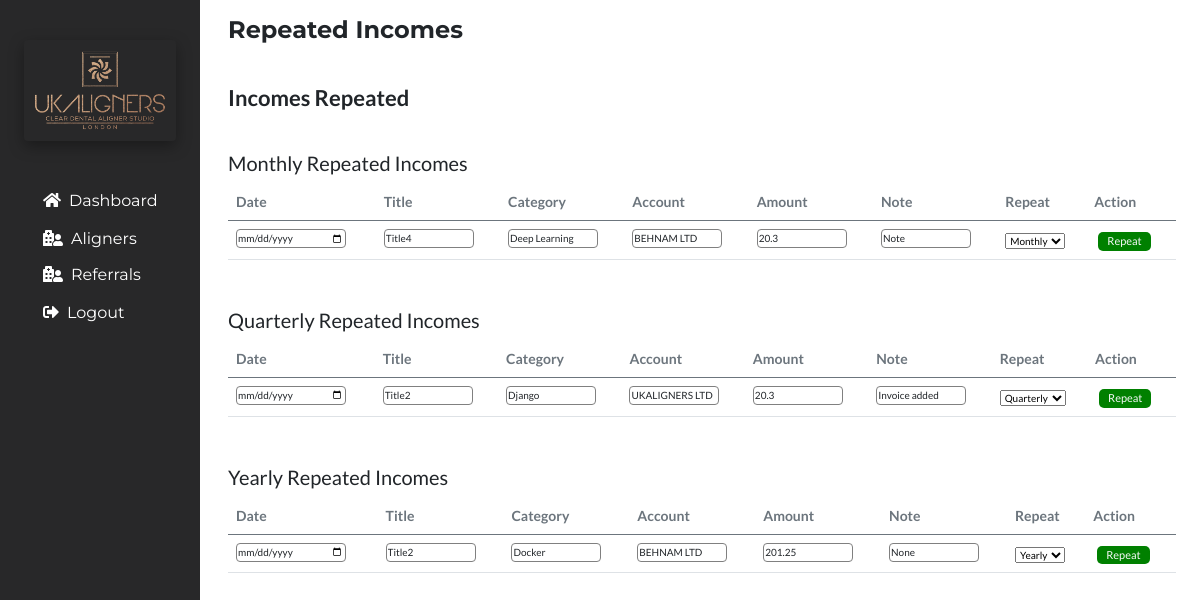
Page /incomeandexpenserepeat on the earlier database version.
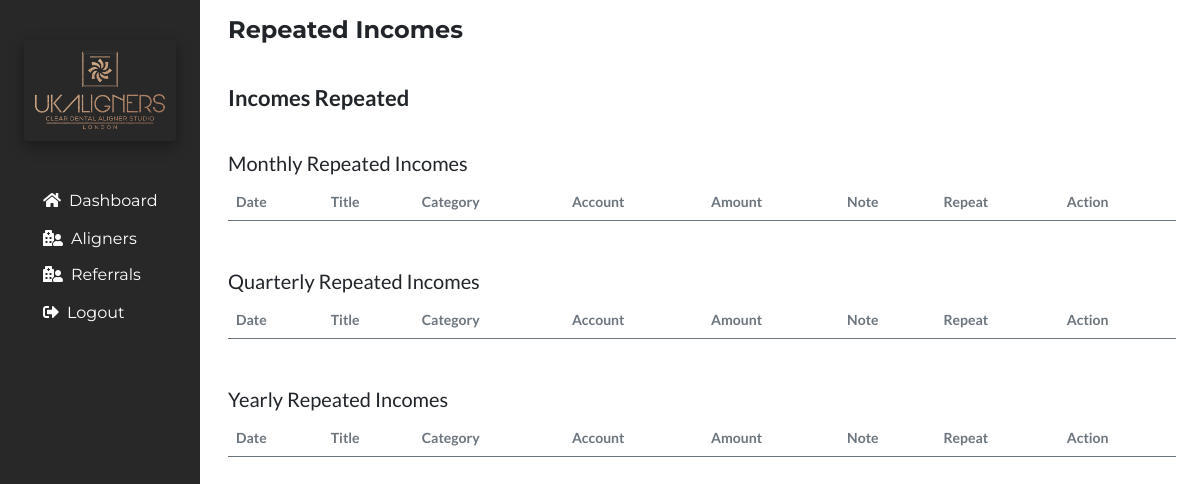
Same page on the later database version.
### portfolioApp/models.py (models this page shows, shortened)
class Income(models.Model):
    Date=models.DateField()
    Title=models.CharField(max_length=50)
    Category=models.CharField(max_length=50)
    Account=models.CharField(max_length=50)
    Amount=models.FloatField()
    Status=models.CharField(max_length=20,null=True)
    Note=models.TextField()
    Repeat=models.CharField(max_length=20,null=True)
    RepeatStatus=models.CharField(max_length=20,null=True,default="On")

### portfolioApp/views.py (the view, shortened to what this page needs)
# urls.py: path('incomeandexpenserepeat', views.incomeandexpenserepeat, name='incomeandexpenserepeat'),
def incomeandexpenserepeat(request):
    incomem=Income.objects.filter(RepeatStatus="On",Repeat="Monthly").exclude(Repeat="No Repeat").order_by('-Date','-Repeat')
    incomeq=Income.objects.filter(RepeatStatus="On",Repeat="Quarterly").exclude(Repeat="No Repeat").order_by('-Date','-Repeat')
    incomey=Income.objects.filter(RepeatStatus="On",Repeat="Yearly").exclude(Repeat="No Repeat").order_by('-Date','-Repeat')
    date=datetime.now().strftime("%Y-%m-%d")
    title=IncomeExpenseTitle.objects.all().order_by('Title')
    category=IncomeExpenseCategory.objects.all().order_by('Category')
    context={
        'payment':'active',
        'date':date,
        'incomem':incomem,
        'incomeq':incomeq,
        'incomey':incomey,
        'title':title,
        'category':category,
    }
    return render(request,'incomeandexpenserepeat.html',context)

### portfolioApp/templates/incomeandexpenserepeat.html (shortened to what the changed rows need)
{% extends 'base.html' %}
{% load static %}
{% block body %}
<section class="px-4">
<div class="">
<div class="col-sm-12 px-0 pb-3 my-3 table-responsive"style="font-size:14px;">
    <table class="table ">
        <thead class="text-secondary">
            <tr>
                <th scope="col">Date</th>
                <th scope="col">Title</th>
                <th scope="col">Category</th>
                <th scope="col">Account</th>
                <th scope="col">Amount</th>
                <th scope="col">Note</th>
                <th scope="col">Repeat</th>
                <th scope="col">Action</th>
            </tr>
        </thead>
        <tbody>
            {% for incomem in incomem %}
            <tr>
                <form action="" method="POST">
<td style="font-size:10px;">
    <input type="date" class="form-control" style="background:white;padding:1px;font-size:10px;width:110px;border:1px solid grey;" required="required" name="Date" value="{{incomem.Date}}">
</td>
<td>
    <input type="text" class="form-control" style="background:white;padding:1px;font-size:10px;width:90px;border:1px solid grey;" required="required" name="Title" value="{{incomem.Title}}">
</td>
<td>
    <input type="text" class="form-control" style="background:white;padding:1px;font-size:10px;width:90px;border:1px solid grey;" required="required" name="Category" value="{{incomem.Category}}">
</td>
<td>
    <input type="text" class="form-control" style="background:white;padding:1px;font-size:10px;width:90px;border:1px solid grey;" required="required" name="Account" value="{{incomem.Account}}">
</td>
<td>
    <input type="number" class="form-control" style="background:white;padding:1px;font-size:10px;width:90px;border:1px solid grey;" required="required" name="Amount" value="{{incomem.Amount}}">
</td>
<td>
    <input type="text" class="form-control" style="background:white;padding:1px;font-size:10px;width:90px;border:1px solid grey;" required="required" name="Note" value="{{incomem.Note}}">
</td>
<td>
    <select name="Repeat" style="font-size:10px;">
        <option value="{{incomem.Repeat}}" selected>{{incomem.Repeat}}</option>
    </select>
</td>
<td>
    <input type="submit" class="btn px-2 mx-1 py-0 text-light" value="Repeat" style="background:green;font-size:11px;" name="Repeat">
</td>
</form>
</tr>
{% endfor %}
</tbody>
</table>
</div>
<div class="col-sm-12 px-0 pb-3 my-3 table-responsive"style="font-size:14px;">
    <table class="table ">
        <thead class="text-secondary">
            <tr>
                <th scope="col">Date</th>
                <th scope="col">Title</th>
                <th scope="col">Category</th>
                <th scope="col">Account</th>
                <th scope="col">Amount</th>
                <th scope="col">Note</th>
                <th scope="col">Repeat</th>
                <th scope="col">Action</th>
            </tr>
        </thead>
        <tbody>
            {% for incomeq in incomeq %}
                  <tr>
                <form action="" method="POST">
<td style="font-size:10px;">
    <input type="date" class="form-control" style="background:white;padding:1px;font-size:10px;width:110px;border:1px solid grey;" required="required" name="Date" value="{{incomeq.Date}}">
</td>
<td>
    <input type="text" class="form-control" style="background:white;padding:1px;font-size:10px;width:90px;border:1px solid grey;" required="required" name="Title" value="{{incomeq.Title}}">
</td>
<td>
    <input type="text" class="form-control" style="background:white;padding:1px;font-size:10px;width:90px;border:1px solid grey;" required="required" name="Category" value="{{incomeq.Category}}">
</td>
<td>
    <input type="text" class="form-control" style="background:white;padding:1px;font-size:10px;width:90px;border:1px solid grey;" required="required" name="Account" value="{{incomeq.Account}}">
</td>
<td>
    <input type="number" class="form-control" style="background:white;padding:1px;font-size:10px;width:90px;border:1px solid grey;" required="required" name="Amount" value="{{incomeq.Amount}}">
</td>
<td>
    <input type="text" class="form-control" style="background:white;padding:1px;font-size:10px;width:90px;border:1px solid grey;" required="required" name="Note" value="{{incomeq.Note}}">
</td>
<td>
    <select name="Repeat" style="font-size:10px;">
        <option value="{{incomeq.Repeat}}" selected>{{incomeq.Repeat}}</option>
    </select>
</td>
<td>
    <input type="submit" class="btn px-2 mx-1 py-0 text-light" value="Repeat" style="background:green;font-size:11px;" name="Repeat">
</td>
</form>
</tr>
{% endfor %}
</tbody>
</table>
</div>
<div class="col-sm-12 px-0 pb-3 my-3 table-responsive"style="font-size:14px;">
    <table class="table ">
        <thead class="text-secondary">
            <tr>
                <th scope="col">Date</th>
                <th scope="col">Title</th>
                <th scope="col">Category</th>
                <th scope="col">Account</th>
                <th scope="col">Amount</th>
                <th scope="col">Note</th>
                <th scope="col">Repeat</th>
                <th scope="col">Action</th>
            </tr>
        </thead>
        <tbody>
            {% for incomey in incomey %}
            <tr>
                <form action="" method="POST">
<td style="font-size:10px;">
    <input type="date" class="form-control" style="background:white;padding:1px;font-size:10px;width:110px;border:1px solid grey;" required="required" name="Note" value="{{incomey.Date}}">
</td>
<td>
    <input type="text" class="form-control" style="background:white;padding:1px;font-size:10px;width:90px;border:1px solid grey;" required="required" name="Title" value="{{incomey.Title}}">
</td>
<td>
    <input type="text" class="form-control" style="background:white;padding:1px;font-size:10px;width:90px;border:1px solid grey;" required="required" name="Category" value="{{incomey.Category}}">
</td>
<td>
    <input type="text" class="form-control" style="background:white;padding:1px;font-size:10px;width:90px;border:1px solid grey;" required="required" name="Account" value="{{incomey.Account}}">
</td>
<td>
    <input type="number" class="form-control" style="background:white;padding:1px;font-size:10px;width:90px;border:1px solid grey;" required="required" name="Amount" value="{{incomey.Amount}}">
</td>
<td>
    <input type="text" class="form-control" style="background:white;padding:1px;font-size:10px;width:90px;border:1px solid grey;" required="required" name="Note" value="{{incomey.Note}}">
</td>
<td>
    <select name="Repeat" style="font-size:10px;">
        <option value="{{incomey.Repeat}}" selected>{{incomey.Repeat}}</option>
    </select>
</td>
<td>
    <input type="submit" class="btn px-2 mx-1 py-0 text-light" value="Repeat" style="background:green;font-size:11px;" name="Repeat">
</td>
</form>
</tr>
{% endfor %}
</tbody>
</table>
</div>
</div>
</section>
{% endblock body %}

Differences in the rows shown:
removed Income: Title "Title4", Category "Deep Learning", Account "BEHNAM LTD", Amount "20.3", Note "Note", Repeat "Monthly", shown under "Monthly Repeated Incomes"
removed Income: Title "Title2", Category "Django", Account "UKALIGNERS LTD", Amount "20.3", Note "Invoice added", Repeat "Quarterly", shown under "Quarterly Repeated Incomes"
removed Income: Title "Title2", Category "Docker", Account "BEHNAM LTD", Amount "201.25", Note "None", Repeat "Yearly", shown under "Yearly Repeated Incomes"
